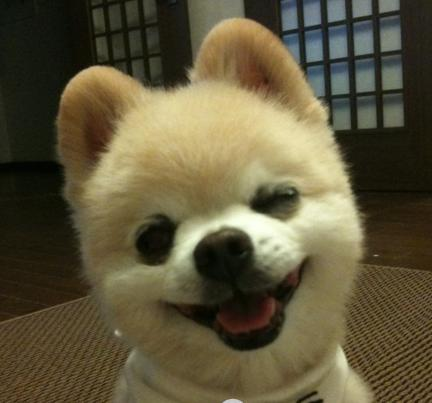
#> input picture blog/rotman.jpg, 432 x 403 px, found by its file name
$ jupyter execute opencv-python5.ipynb
#> lines starting #> are read from the running program, lines starting #| are printed output that depends on the picture
[cell 1]
import cv2
img=cv2.imread('e:/rotman.jpg')
#> img is the input picture: shape (403, 432, 3); mean B, G, R 60, 87, 95.1
img

[cell 2]
img.shape
#> Out = (403, 432, 3)

[cell 3]
img[100,100]
#> Out = [36, 76, 105]

[cell 4]
img[100,100,1]
#> Out = 76

[cell 5]
cv2.imread('e:/rotman.jpg',0).shape

[cell 6]
img2=cv2.imread('e:/cat.jpg')
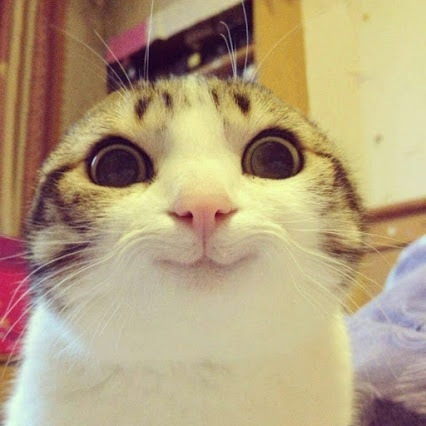
#> input picture blog/cat.jpg, 426 x 426 px, found by its file name
#> img2 is the input picture: shape (426, 426, 3); mean B, G, R 125.3, 159.1, 178.8
import matplotlib.pyplot as plt
plt.imshow(img2)

[cell 7]
type(img2)

[cell 8]
import matplotlib.pyplot as plt
plt.imshow(img2)

[cell 9]
plt.imshow(img)

[cell 10]
img.item(10,10,2) # img.itemset((10,10,2),100)
#> Out = 17

[cell 11]
img.size # 图像总像素数
#> Out = 522288

[cell 12]
img.shape
#> Out = (403, 432, 3)

[cell 13]
403*432*3

[cell 14]
img.dtype

[cell 15]
b,g,r = cv2.split(img) #split的效率要比numpy索引差
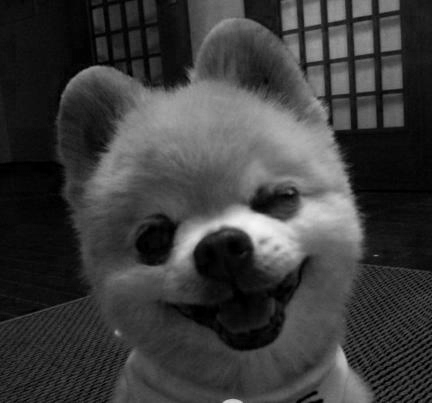
#> b: shape (403, 432); min 0, max 245, mean 60
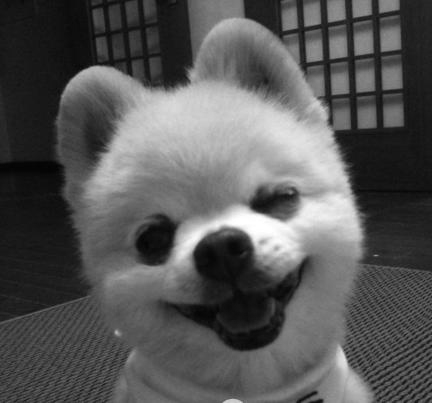
#> g: shape (403, 432); min 2, max 255, mean 87
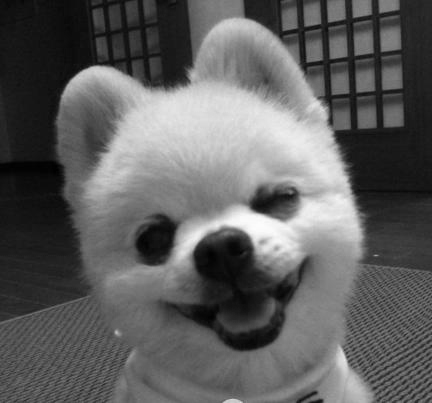
#> r: shape (403, 432); min 0, max 252, mean 95.1
img = cv2.merge((r,g,b))
plt.imshow(img)

[cell 16]
b  =  img [:,:,0 ] #单通道
print(b.shape)
#| (403, 432)
plt.imshow(b)

[cell 17]
img1 = img

replicate = cv2.copyMakeBorder(img1,10,10,10,10,cv2.BORDER_REPLICATE)# 形如 aaaaaa | abcdefgh | hhhhhhh
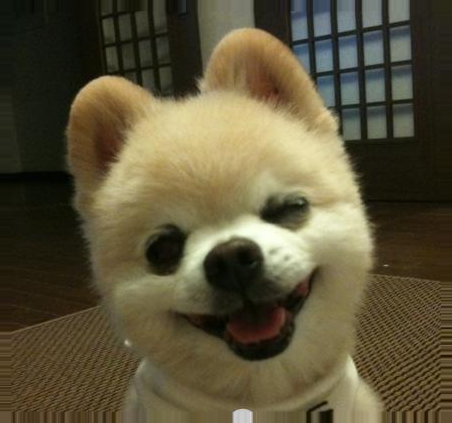
#> replicate: shape (423, 452, 3); mean R, G, B 92.2, 84.3, 58.2
reflect = cv2.copyMakeBorder(img1,10,10,10,10,cv2.BORDER_REFLECT)#形如 fedcba | abcdefgh | hgfedcb
reflect101 = cv2.copyMakeBorder(img1,10,10,10,10,cv2.BORDER_REFLECT_101)# 形如 gfedcb | abcdefgh | gfedcba
wrap = cv2.copyMakeBorder(img1,10,10,10,10,cv2.BORDER_WRAP)# 形如 cdefgh | abcdefgh | abcdefg
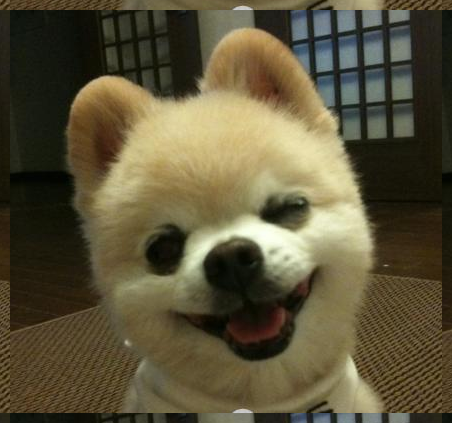
#> wrap: shape (423, 452, 3); mean R, G, B 92.2, 84.3, 58.2
constant= cv2.copyMakeBorder(img1,10,10,10,10,cv2.BORDER_CONSTANT,value=[255,0,0])#绿色常量边框
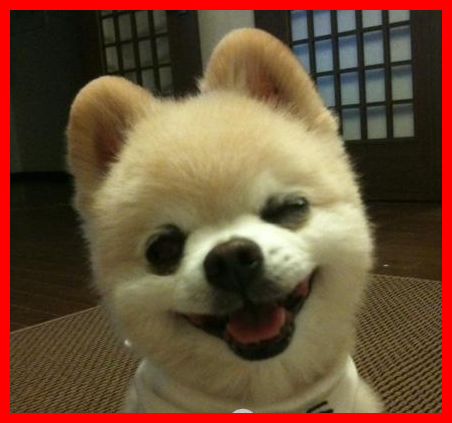
#> constant: shape (423, 452, 3); mean R, G, B 109.4, 79.2, 54.6

plt.subplot(231),plt.imshow(img1,'gray'),plt.title('ORIGINAL')
plt.subplot(232),plt.imshow(replicate,'gray'),plt.title('REPLICATE')
plt.subplot(233),plt.imshow(reflect,'gray'),plt.title('REFLECT')
plt.subplot(234),plt.imshow(reflect101,'gray'),plt.title('REFLECT_101')
plt.subplot(235),plt.imshow(wrap,'gray'),plt.title('WRAP')
plt.subplot(236),plt.imshow(constant,'gray'),plt.title('CONSTANT')

plt.show()

[cell 18]
img[100:300,100:300]=img2[50:250,70:270]
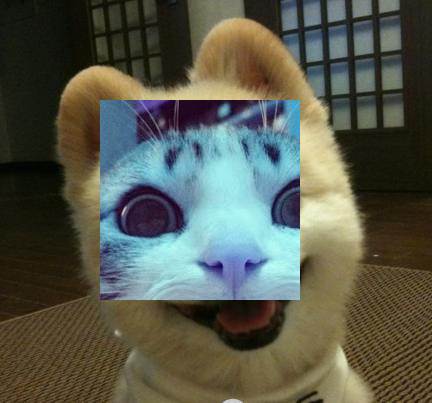
#> img: shape (403, 432, 3); mean R, G, B 87.4, 90.2, 77.1
plt.imshow(img)
